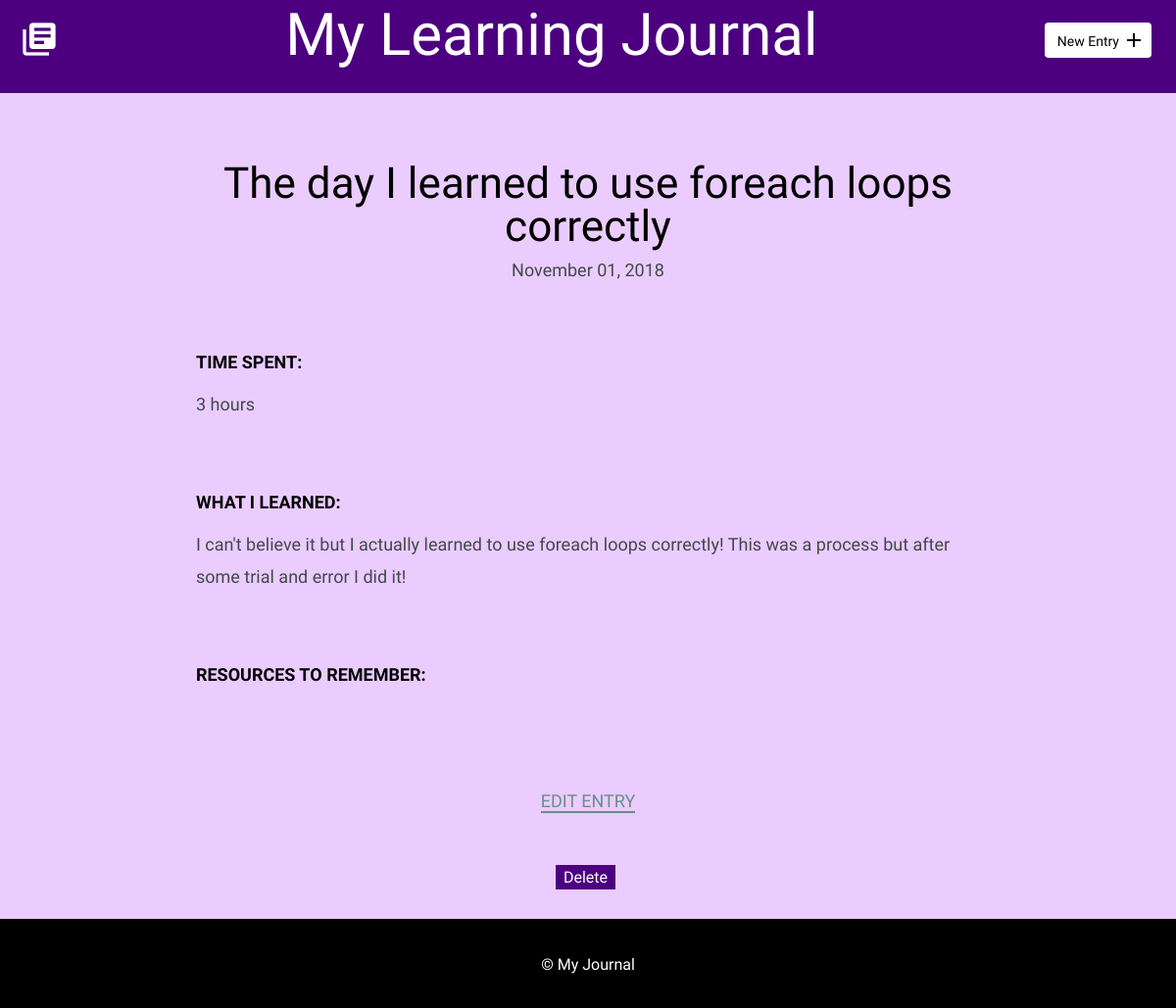
Screenshot of /detail.php?id=3 with the database file from the repository.
### tables this page shows
CREATE TABLE "entries" (
	`id`	INTEGER,
	`title`	TEXT,
	`date`	TEXT,
	`time_spent`	INTEGER,
	`learned`	BLOB,
	`resources`	BLOB,
	PRIMARY KEY(`id`)
);

### inc/functions.php (called while the page is built, shortened)
<?php
function get_detail($id) {
    include('connection.php');
    $sql = "SELECT entries.* FROM entries WHERE id = :id";
    try {
        $stmt = $db_connect->prepare($sql);
        $stmt->bindValue(':id', $id, PDO::PARAM_INT);
        $stmt->execute();
    } catch(Exception $e) {
        echo "Error: " . $e->getMessage() . "<br />";
        return false;
    }
    return $stmt->fetch();
}
?>

### detail.php (the view, shortened to what this page needs)
<?php
require 'inc/functions.php';
if(isset($_GET['id'])) {
    list($id, $title, $date, $time, $learned, $resources) = get_detail(filter_input(INPUT_GET, 'id', FILTER_SANITIZE_NUMBER_INT));
}
include('inc/header.php');
?>
        <section>
            <div class="container">
                <div class="entry-list single">
                    <article>
                        <h1><?php echo $title; ?></h1>
                        <time datetime="<? echo $date; ?>"><?php echo date("F d, Y", strtotime($date)); ?></time>
                        <div class="entry">
                            <h3>Time Spent: </h3>
                            <p><?php echo $time; ?></p>
                        </div>
                        <div class="entry">
                            <h3>What I Learned:</h3>
                            <p><?php echo nl2br($learned); ?></p>
                        </div>
                        <div class="entry">
                            <h3>Resources to Remember:</h3>
                        </div>
                    </article>
                </div>
            </div>
            <div class="edit">
                <p><a href="edit.php?id=<?php echo $id; ?>">Edit Entry</a></p>
            </div>
            <div class="delete">
                <form method='post' action='detail.php' onsubmit="return confirm('Are you sure you want to delete this task?')">
                <input type='submit' class='button--delete' value='Delete' />
                </form>
            </div>
        </section>
        <?php include("inc/footer.php"); ?>

### css/site.css (style rules this page uses)
body { font-size: 16px; color: #404a49; font-family: 'Cousine', serif; font-weight: 400; background-color: #ebccff; }
.container { margin: 0 auto; padding: 0 25px; }
.button--delete { background: #4c0080; border: 2px solid #4c0080; color: white; }
h1, h2, h3 { margin: 0; font-weight: 400; line-height: 1em; color: #000; }
h1 { font-size: 44px; margin-bottom: 12px; }
h3 { font-size: 18px; font-family: 'Work Sans', serif; font-weight: 600; text-transform: uppercase; }
p { line-height: 1.8em; font-size: 18px; }
p a { border-bottom: 2px solid #678f89; padding: 0; color: #678f89; text-decoration: none; }
.entry-list, .edit-entry, .new-entry { max-width: 800px; margin: 0 auto; padding: 70px 0 150px 0; }
.entry-list article { margin-bottom: 70px; text-align: center; }
.entry-list article:last-child { margin-bottom: 0; }
.entry-list.single { padding-bottom: 70px; }
.entry-list.single time { font-size: 18px; }
.entry { max-width: 800px; margin: 75px auto 0 auto; text-align: left; }
.entry p { margin-bottom: 40px; }
.edit, .delete { padding-bottom: 30px; text-align: center; margin: 0 auto; }
.edit a { font-weight: 400; text-transform: uppercase; font-size: 18px; }
input[type=submit] { margin-right: 5px; }

### rows the page displays
entries: title "The day I learned to use foreach loops correctly", date "November 01, 2018", time_spent "3 hours", learned "I can't believe it but I actually learned to use foreach loops correctly! This was a process but after some trial and error I did it!"
